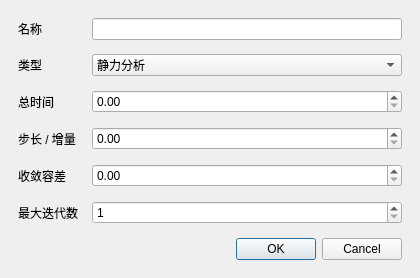
<?xml version="1.0" encoding="UTF-8"?>
<ui version="4.0"><class>StepEditorDialogClass</class><widget class="QDialog" name="StepEditorDialogClass"><property name="minimumSize"><size><width>420</width><height>0</height></size></property><layout class="QVBoxLayout" name="rootLayout"><property name="leftMargin"><number>18</number></property><property name="topMargin"><number>18</number></property><property name="rightMargin"><number>18</number></property><property name="bottomMargin"><number>18</number></property><property name="spacing"><number>14</number></property><item><layout class="QFormLayout" name="formLayout"><property name="fieldGrowthPolicy"><enum>QFormLayout::AllNonFixedFieldsGrow</enum></property><item row="0" column="0"><widget class="QLabel" name="nameLabel"><property name="text"><string>名称</string></property></widget></item><item row="0" column="1"><widget class="QLineEdit" name="nameEdit"/></item><item row="1" column="0"><widget class="QLabel" name="typeLabel"><property name="text"><string>类型</string></property></widget></item><item row="1" column="1"><widget class="QComboBox" name="typeCombo"><item><property name="text"><string>静力分析</string></property></item><item><property name="text"><string>动力分析</string></property></item></widget></item><item row="2" column="0"><widget class="QLabel" name="timeLabel"><property name="text"><string>总时间</string></property></widget></item><item row="2" column="1"><widget class="CompactDoubleSpinBox" name="timeSpin"/></item><item row="3" column="0"><widget class="QLabel" name="incrementLabel"><property name="text"><string>步长 / 增量</string></property></widget></item><item row="3" column="1"><widget class="CompactDoubleSpinBox" name="incrementSpin"/></item><item row="4" column="0"><widget class="QLabel" name="toleranceLabel"><property name="text"><string>收敛容差</string></property></widget></item><item row="4" column="1"><widget class="CompactDoubleSpinBox" name="toleranceSpin"/></item><item row="5" column="0"><widget class="QLabel" name="iterationsLabel"><property name="text"><string>最大迭代数</string></property></widget></item><item row="5" column="1"><widget class="QSpinBox" name="iterationsSpin"><property name="minimum"><number>1</number></property><property name="maximum"><number>100000</number></property></widget></item></layout></item><item><widget class="QDialogButtonBox" name="buttonBox"><property name="standardButtons"><set>QDialogButtonBox::Cancel|QDialogButtonBox::Ok</set></property></widget></item></layout></widget><customwidgets><customwidget><class>CompactDoubleSpinBox</class><extends>QDoubleSpinBox</extends><header>Widgets/CompactDoubleSpinBox.h</header></customwidget></customwidgets><resources/><connections/></ui>
